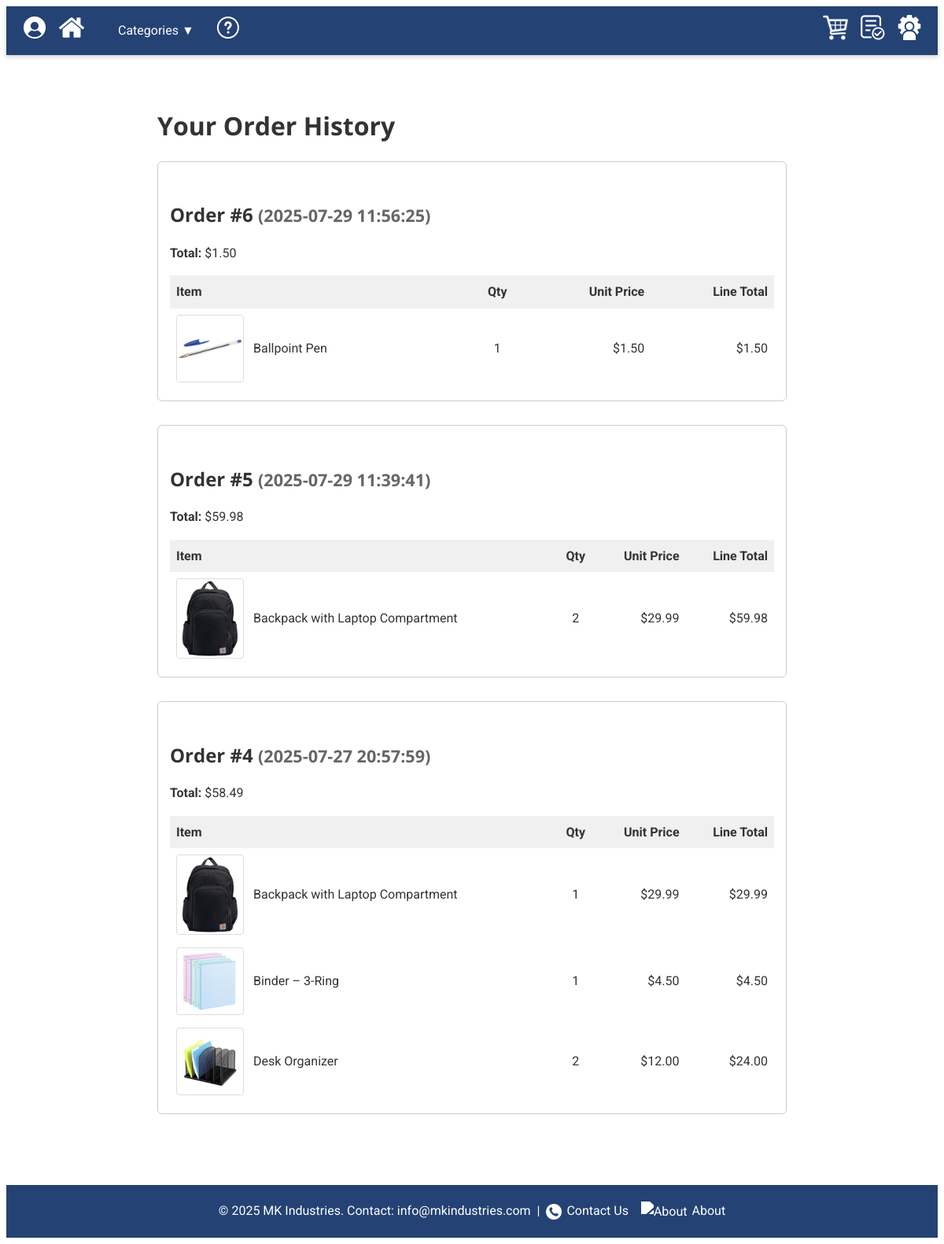
Screenshot of /order_history.php (signed in) with the database file from the repository.
### tables this page shows
CREATE TABLE `orders` (
  `order_id` int(11) NOT NULL,
  `customer_name` varchar(100) NOT NULL,
  `customer_email` varchar(100) NOT NULL,
  `total` decimal(10,2) NOT NULL,
  `order_date` datetime NOT NULL DEFAULT current_timestamp(),
  `user_id` int(11) NOT NULL,
  `status` enum('pending','paid','shipped','cancelled') NOT NULL DEFAULT 'pending',
  `total_amount` decimal(12,2) NOT NULL,
  `ordered_at` timestamp NOT NULL DEFAULT current_timestamp()
);

CREATE TABLE `order_items` (
  `item_id` int(11) NOT NULL,
  `order_id` int(11) NOT NULL,
  `product_id` int(11) NOT NULL,
  `quantity` int(11) NOT NULL DEFAULT 1,
  `price` decimal(10,2) NOT NULL DEFAULT 0.00,
  `unit_price` decimal(10,2) NOT NULL
);

CREATE TABLE `products` (
  `product_id` int(11) NOT NULL,
  `category_id` int(11) NOT NULL,
  `name` varchar(150) NOT NULL,
  `price` decimal(10,2) NOT NULL,
  `stock` int(11) NOT NULL DEFAULT 0,
  `description` text DEFAULT NULL,
  `image_url` varchar(255) DEFAULT NULL,
  `created_at` timestamp NOT NULL DEFAULT current_timestamp(),
  `category` varchar(50) NOT NULL DEFAULT 'Accessories'
);

### db.php (called while the page is built, shortened)
<?php
class Database {
    private $host     = '127.0.0.1';
    private $db_name  = 'schoolstore_db';
    private $username = 'root';
    private $password = '';
    public  $conn;
    public function getConnection() {
        if ($this->conn === null) {
            try {
                $this->conn = new PDO(
                    "mysql:host={$this->host};dbname={$this->db_name};charset=utf8mb4",
                    $this->username,
                    $this->password
                );
                $this->conn->setAttribute(PDO::ATTR_ERRMODE, PDO::ERRMODE_EXCEPTION);
            } catch (PDOException $e) {
                echo "Connection error: " . $e->getMessage();
                exit;
            }
        }
        return $this->conn;
    }
    public function query($sql, $params = []) {
        $stmt = $this->conn->prepare($sql);
        $stmt->execute($params);
        return $stmt;
    }
}

### order_history.php (the view, shortened to what this page needs)
<?php
require 'db.php';
$db     = new Database();
$userId = (int)$_SESSION['user'];
$orders = $db->query(
    "SELECT order_id, order_date, total
     FROM orders
     WHERE user_id = ?
     ORDER BY order_date DESC",
    [$userId]
)->fetchAll(PDO::FETCH_ASSOC);
$root      = '';
include 'header.php';
?>
<main style="padding:20px; max-width:800px; margin:auto;">
  <h1>Your Order History</h1>
  <?php if (empty($orders)): ?>
    <p>You have not placed any orders yet.</p>
  <?php else: ?>
    <?php foreach ($orders as $order): ?>
      <section style="border:1px solid #ccc; margin-bottom:30px; padding:15px; border-radius:6px;">
        <h2>
          Order #<?= $order['order_id'] ?>
          <small style="color:#666; font-size:.9em;">
            (<?= $order['order_date'] ?>)
          </small>
        </h2>
        <p><strong>Total:</strong> $<?= number_format($order['total'],2) ?></p>
        <?php
          $items = $db->query(
            "SELECT oi.quantity, oi.price, p.name, p.image_url
             FROM order_items oi
             JOIN products   p ON oi.product_id = p.product_id
             WHERE oi.order_id = ?",
            [$order['order_id']]
          )->fetchAll(PDO::FETCH_ASSOC);
        ?>
        <table style="width:100%; border-collapse:collapse; margin-top:10px;">
          <tr style="background:#f0f0f0;">
            <th style="padding:8px; text-align:left;">Item</th>
            <th style="padding:8px; text-align:center;">Qty</th>
            <th style="padding:8px; text-align:right;">Unit Price</th>
            <th style="padding:8px; text-align:right;">Line Total</th>
          </tr>
          <?php foreach ($items as $it):
            $orig = $it['image_url'];
            $info = pathinfo($orig);
            $opt1 = "{$info['dirname']}/{$info['filename']}_option1.{$info['extension']}";
            $imgToShow = file_exists($opt1) ? $opt1 : $orig;
          ?>
          <tr>
            <td style="padding:8px; display:flex; align-items:center;">
              <img
                src="<?= htmlspecialchars($root . $imgToShow) ?>"
                alt="<?= htmlspecialchars($it['name']) ?>"
                style="width:80px; height:auto; margin-right:12px; border:1px solid #ddd; padding:2px; border-radius:4px;"
                onerror="this.src='<?= htmlspecialchars($root . 'images/placeholder.png') ?>'"
              >
              <?= htmlspecialchars($it['name']) ?>
            </td>
            <td style="padding:8px; text-align:center;"><?= (int)$it['quantity'] ?></td>
            <td style="padding:8px; text-align:right;">$<?= number_format($it['price'],2) ?></td>
            <td style="padding:8px; text-align:right;">
              $<?= number_format($it['price'] * $it['quantity'],2) ?>
            </td>
          </tr>
          <?php endforeach; ?>
        </table>
      </section>
    <?php endforeach; ?>
  <?php endif; ?>
</main>
<?php include 'footer.php'; ?>

### assets/css/styles.css (style rules this page uses)
:root { --primary-color: #244273; --secondary-color: #f0f0f0; --accent-color: #66c; --font-sans: 'Roboto', sans-serif; --font-heading: 'Open Sans', sans-serif; }
body { font-family: var(--font-sans); line-height: 1.6; color: #333; }
h1, h2, h3, h4 { font-family: var(--font-heading); margin-top: 1.4em; margin-bottom: 0.6em; }
section { background: #fff; transition: box-shadow 0.3s ease; }

### rows the page displays
orders: order_id "6", order_date "2025-07-29 11:56:25", total "1.50"
order_items: shows a picture, product.name "Ballpoint Pen", quantity "1", price "1.50", $it['price']*$it['quantity'] "1.50"
orders: order_id "5", order_date "2025-07-29 11:39:41", total "59.98"
order_items: product.name "Backpack with Laptop Compartment", quantity "2", price "29.99", $it['price'] * $it['quantity'] "59.98"
orders: order_id "4", order_date "2025-07-27 20:57:59", total "58.49"
order_items: product.name "Backpack with Laptop Compartment", quantity "1", price "29.99", $it['price']*$it['quantity'] "29.99"
order_items: shows a picture, product.name "Binder – 3-Ring", quantity "1", price "4.50", $it['price']*$it['quantity'] "4.50"
order_items: shows a picture, product.name "Desk Organizer", quantity "2", price "12.00", $it['price'] * $it['quantity'] "24.00"
